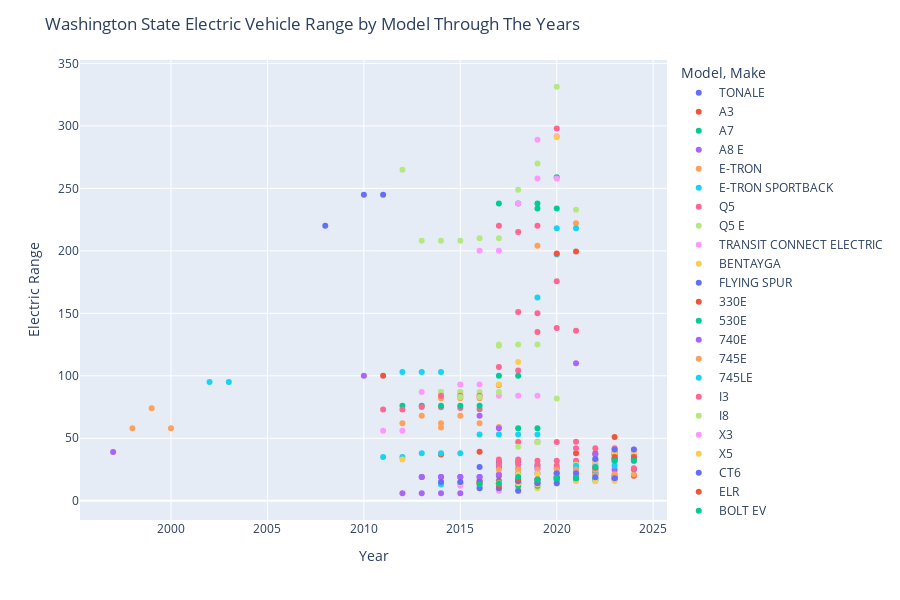

Write notebook code for a chart like this one.
### Code cell
Linechart = px.line(EV_range_mean, x='Model Year', y='Electric Range', color='Model',
              labels={'Electric Range': 'Electric Range', 'Model Year': 'Model Year'}, height=600,
              line_group ='Make', line_dash='Make', hover_name='Model')

fig.update_layout(title='Washington State Electric Vehicle Range by Model Through The Years',
                  legend_title='Model, Make',
                  xaxis_title='Year',
                  yaxis_title='Electric Range')

fig.show()

### Figure 1 — Plotly figure (JSON) as saved in the notebook; plotly's stock layout.template omitted (floating-point values rounded to 4 significant figures)
{"data": [{"hovertemplate": "Model=TONALE<br>Model Year=%{x}<br>Electric Range=%{y}<extra></extra>", "legendgroup": "TONALE", "marker": {"color": "#636efa", "symbol": "circle"}, "mode": "markers", "name": "TONALE", "orientation": "v", "showlegend": true, "type": "scatter", "x": [2024], "xaxis": "x", "y": [33], "yaxis": "y"}, {"hovertemplate": "Model=A3<br>Model Year=%{x}<br>Electric Range=%{y}<extra></extra>", "legendgroup": "A3", "marker": {"color": "#EF553B", "symbol": "circle"}, "mode": "markers", "name": "A3", "orientation": "v", "showlegend": true, "type": "scatter", "x": [2016, 2017, 2018], "xaxis": "x", "y": [16, 16, 16], "yaxis": "y"}, {"hovertemplate": "Model=A7<br>Model Year=%{x}<br>Electric Range=%{y}<extra></extra>", "legendgroup": "A7", "marker": {"color": "#00cc96", "symbol": "circle"}, "mode": "markers", "name": "A7", "orientation": "v", "showlegend": true, "type": "scatter", "x": [2021], "xaxis": "x", "y": [24], "yaxis": "y"}, {"hovertemplate": "Model=A8 E<br>Model Year=%{x}<br>Electric Range=%{y}<extra></extra>", "legendgroup": "A8 E", "marker": {"color": "#ab63fa", "symbol": "circle"}, "mode": "markers", "name": "A8 E", "orientation": "v", "showlegend": true, "type": "scatter", "x": [2020], "xaxis": "x", "y": [17], "yaxis": "y"}, {"hovertemplate": "Model=E-TRON<br>Model Year=%{x}<br>Electric Range=%{y}<extra></extra>", "legendgroup": "E-TRON", "marker": {"color": "#FFA15A", "symbol": "circle"}, "mode": "markers", "name": "E-TRON", "orientation": "v", "showlegend": true, "type": "scatter", "x": [2019, 2021], "xaxis": "x", "y": [204, 222], "yaxis": "y"}, {"hovertemplate": "Model=E-TRON SPORTBACK<br>Model Year=%{x}<br>Electric Range=%{y}<extra></extra>", "legendgroup": "E-TRON SPORTBACK", "marker": {"color": "#19d3f3", "symbol": "circle"}, "mode": "markers", "name": "E-TRON SPORTBACK", "orientation": "v", "showlegend": true, "type": "scatter", "x": [2020, 2021], "xaxis": "x", "y": [218, 218], "yaxis": "y"}, {"hovertemplate": "Model=Q5<br>Model Year=%{x}<br>Electric Range=%{y}<extra></extra>", "legendgroup": "Q5", "marker": {"color": "#FF6692", "symbol": "circle"}, "mode": "markers", "name": "Q5", "orientation": "v", "showlegend": true, "type": "scatter", "x": [2022], "xaxis": "x", "y": [22.61], "yaxis": "y"}, {"hovertemplate": "Model=Q5 E<br>Model Year=%{x}<br>Electric Range=%{y}<extra></extra>", "legendgroup": "Q5 E", "marker": {"color": "#B6E880", "symbol": "circle"}, "mode": "markers", "name": "Q5 E", "orientation": "v", "showlegend": true, "type": "scatter", "x": [2020, 2021, 2023], "xaxis": "x", "y": [20, 18.03, 23], "yaxis": "y"}, {"hovertemplate": "Model=TRANSIT CONNECT ELECTRIC<br>Model Year=%{x}<br>Electric Range=%{y}<extra></extra>", "legendgroup": "TRANSIT CONNECT ELECTRIC", "marker": {"color": "#FF97FF", "symbol": "circle"}, "mode": "markers", "name": "TRANSIT CONNECT ELECTRIC", "orientation": "v", "showlegend": true, "type": "scatter", "x": [2011, 2012], "xaxis": "x", "y": [56, 56], "yaxis": "y"}, {"hovertemplate": "Model=BENTAYGA<br>Model Year=%{x}<br>Electric Range=%{y}<extra></extra>", "legendgroup": "BENTAYGA", "marker": {"color": "#FECB52", "symbol": "circle"}, "mode": "markers", "name": "BENTAYGA", "orientation": "v", "showlegend": true, "type": "scatter", "x": [2021], "xaxis": "x", "y": [17], "yaxis": "y"}, {"hovertemplate": "Model=FLYING SPUR<br>Model Year=%{x}<br>Electric Range=%{y}<extra></extra>", "legendgroup": "FLYING SPUR", "marker": {"color": "#636efa", "symbol": "circle"}, "mode": "markers", "name": "FLYING SPUR", "orientation": "v", "showlegend": true, "type": "scatter", "x": [2022], "xaxis": "x", "y": [21], "yaxis": "y"}, {"hovertemplate": "Model=330E<br>Model Year=%{x}<br>Electric Range=%{y}<extra></extra>", "legendgroup": "330E", "marker": {"color": "#EF553B", "symbol": "circle"}, "mode": "markers", "name": "330E", "orientation": "v", "showlegend": true, "type": "scatter", "x": [2016, 2017, 2018, 2021, 2022, 2023, 2024], "xaxis": "x", "y": [14, 14, 14, 20.38, 22, 20.23, 20], "yaxis": "y"}, {"hovertemplate": "Model=530E<br>Model Year=%{x}<br>Electric Range=%{y}<extra></extra>", "legendgroup": "530E", "marker": {"color": "#00cc96", "symbol": "circle"}, "mode": "markers", "name": "530E", "orientation": "v", "showlegend": true, "type": "scatter", "x": [2018, 2019, 2020, 2021, 2022, 2023], "xaxis": "x", "y": [14.7, 15.42, 18.67, 18.71, 18.2, 18.05], "yaxis": "y"}, {"hovertemplate": "Model=740E<br>Model Year=%{x}<br>Electric Range=%{y}<extra></extra>", "legendgroup": "740E", "marker": {"color": "#ab63fa", "symbol": "circle"}, "mode": "markers", "name": "740E", "orientation": "v", "showlegend": true, "type": "scatter", "x": [2017, 2018, 2019], "xaxis": "x", "y": [14, 14, 14], "yaxis": "y"}, {"hovertemplate": "Model=745E<br>Model Year=%{x}<br>Electric Range=%{y}<extra></extra>", "legendgroup": "745E", "marker": {"color": "#FFA15A", "symbol": "circle"}, "mode": "markers", "name": "745E", "orientation": "v", "showlegend": true, "type": "scatter", "x": [2020, 2021], "xaxis": "x", "y": [16, 16], "yaxis": "y"}, {"hovertemplate": "Model=745LE<br>Model Year=%{x}<br>Electric Range=%{y}<extra></extra>", "legendgroup": "745LE", "marker": {"color": "#19d3f3", "symbol": "circle"}, "mode": "markers", "name": "745LE", "orientation": "v", "showlegend": true, "type": "scatter", "x": [2022], "xaxis": "x", "y": [16], "yaxis": "y"}, {"hovertemplate": "Model=I3<br>Model Year=%{x}<br>Electric Range=%{y}<extra></extra>", "legendgroup": "I3", "marker": {"color": "#FF6692", "symbol": "circle"}, "mode": "markers", "name": "I3", "orientation": "v", "showlegend": true, "type": "scatter", "x": [2014, 2015, 2016, 2017, 2018, 2019, 2020, 2021], "xaxis": "x", "y": [74.75, 74.23, 73.24, 92.63, 104.2, 135.1, 138.2, 136.1], "yaxis": "y"}, {"hovertemplate": "Model=I8<br>Model Year=%{x}<br>Electric Range=%{y}<extra></extra>", "legendgroup": "I8", "marker": {"color": "#B6E880", "symbol": "circle"}, "mode": "markers", "name": "I8", "orientation": "v", "showlegend": true, "type": "scatter", "x": [2014, 2015, 2016, 2017, 2019, 2020], "xaxis": "x", "y": [14, 14, 14, 14, 17.17, 17], "yaxis": "y"}, {"hovertemplate": "Model=X3<br>Model Year=%{x}<br>Electric Range=%{y}<extra></extra>", "legendgroup": "X3", "marker": {"color": "#FF97FF", "symbol": "circle"}, "mode": "markers", "name": "X3", "orientation": "v", "showlegend": true, "type": "scatter", "x": [2020, 2021], "xaxis": "x", "y": [17, 17], "yaxis": "y"}, {"hovertemplate": "Model=X5<br>Model Year=%{x}<br>Electric Range=%{y}<extra></extra>", "legendgroup": "X5", "marker": {"color": "#FECB52", "symbol": "circle"}, "mode": "markers", "name": "X5", "orientation": "v", "showlegend": true, "type": "scatter", "x": [2016, 2017, 2018, 2021, 2022, 2023, 2024], "xaxis": "x", "y": [14, 14, 13, 30, 30, 30, 39], "yaxis": "y"}, {"hovertemplate": "Model=CT6<br>Model Year=%{x}<br>Electric Range=%{y}<extra></extra>", "legendgroup": "CT6", "marker": {"color": "#636efa", "symbol": "circle"}, "mode": "markers", "name": "CT6", "orientation": "v", "showlegend": true, "type": "scatter", "x": [2017, 2018], "xaxis": "x", "y": [31, 31], "yaxis": "y"}, {"hovertemplate": "Model=ELR<br>Model Year=%{x}<br>Electric Range=%{y}<extra></extra>", "legendgroup": "ELR", "marker": {"color": "#EF553B", "symbol": "circle"}, "mode": "markers", "name": "ELR", "orientation": "v", "showlegend": true, "type": "scatter", "x": [2014, 2016], "xaxis": "x", "y": [37, 39.2], "yaxis": "y"}, {"hovertemplate": "Model=BOLT EV<br>Model Year=%{x}<br>Electric Range=%{y}<extra></extra>", "legendgroup": "BOLT EV", "marker": {"color": "#00cc96", "symbol": "circle"}, "mode": "markers", "name": "BOLT EV", "orientation": "v", "showlegend": true, "type": "scatter", "x": [2017, 2018, 2019, 2020], "xaxis": "x", "y": [238, 238, 238, 259], "yaxis": "y"}, {"hovertemplate": "Model=S-10 PICKUP<br>Model Year=%{x}<br>Electric Range=%{y}<extra></extra>", "legendgroup": "S-10 PICKUP", "marker": {"color": "#ab63fa", "symbol": "circle"}, "mode": "markers", "name": "S-10 PICKUP", "orientation": "v", "showlegend": true, "type": "scatter", "x": [1997], "xaxis": "x", "y": [39], "yaxis": "y"}, {"hovertemplate": "Model=SPARK<br>Model Year=%{x}<br>Electric Range=%{y}<extra></extra>", "legendgroup": "SPARK", "marker": {"color": "#FFA15A", "symbol": "circle"}, "mode": "markers", "name": "SPARK", "orientation": "v", "showlegend": true, "type": "scatter", "x": [2014, 2015, 2016], "xaxis": "x", "y": [82, 82, 82], "yaxis": "y"}, {"hovertemplate": "Model=VOLT<br>Model Year=%{x}<br>Electric Range=%{y}<extra></extra>", "legendgroup": "VOLT", "marker": {"color": "#19d3f3", "symbol": "circle"}, "mode": "markers", "name": "VOLT", "orientation": "v", "showlegend": true, "type": "scatter", "x": [2011, 2012, 2013, 2014, 2015, 2016, 2017, 2018, 2019], "xaxis": "x", "y": [35, 35, 38, 38, 38, 53, 53, 53, 53], "yaxis": "y"}, {"hovertemplate": "Model=PACIFICA<br>Model Year=%{x}<br>Electric Range=%{y}<extra></extra>", "legendgroup": "PACIFICA", "marker": {"color": "#FF6692", "symbol": "circle"}, "mode": "markers", "name": "PACIFICA", "orientation": "v", "showlegend": true, "type": "scatter", "x": [2017, 2018, 2019, 2020, 2021, 2022, 2023, 2024], "xaxis": "x", "y": [33, 33, 32, 32, 32, 32, 32, 32], "yaxis": "y"}, {"hovertemplate": "Model=HORNET<br>Model Year=%{x}<br>Electric Range=%{y}<extra></extra>", "legendgroup": "HORNET", "marker": {"color": "#B6E880", "symbol": "circle"}, "mode": "markers", "name": "HORNET", "orientation": "v", "showlegend": true, "type": "scatter", "x": [2024], "xaxis": "x", "y": [32], "yaxis": "y"}, {"hovertemplate": "Model=500<br>Model Year=%{x}<br>Electric Range=%{y}<extra></extra>", "legendgroup": "500", "marker": {"color": "#FF97FF", "symbol": "circle"}, "mode": "markers", "name": "500", "orientation": "v", "showlegend": true, "type": "scatter", "x": [2013, 2014, 2015, 2016, 2017, 2018, 2019], "xaxis": "x", "y": [87, 87, 87, 84, 84, 84, 84], "yaxis": "y"}, {"hovertemplate": "Model=KARMA<br>Model Year=%{x}<br>Electric Range=%{y}<extra></extra>", "legendgroup": "KARMA", "marker": {"color": "#FECB52", "symbol": "circle"}, "mode": "markers", "name": "KARMA", "orientation": "v", "showlegend": true, "type": "scatter", "x": [2012], "xaxis": "x", "y": [33], "yaxis": "y"}, {"hovertemplate": "Model=C-MAX<br>Model Year=%{x}<br>Electric Range=%{y}<extra></extra>", "legendgroup": "C-MAX", "marker": {"color": "#636efa", "symbol": "circle"}, "mode": "markers", "name": "C-MAX", "orientation": "v", "showlegend": true, "type": "scatter", "x": [2013, 2014, 2015, 2016, 2017], "xaxis": "x", "y": [19, 19, 19, 19, 20], "yaxis": "y"}, {"hovertemplate": "Model=ESCAPE<br>Model Year=%{x}<br>Electric Range=%{y}<extra></extra>", "legendgroup": "ESCAPE", "marker": {"color": "#EF553B", "symbol": "circle"}, "mode": "markers", "name": "ESCAPE", "orientation": "v", "showlegend": true, "type": "scatter", "x": [2021, 2022, 2023], "xaxis": "x", "y": [38, 38, 37], "yaxis": "y"}, {"hovertemplate": "Model=FOCUS<br>Model Year=%{x}<br>Electric Range=%{y}<extra></extra>", "legendgroup": "FOCUS", "marker": {"color": "#00cc96", "symbol": "circle"}, "mode": "markers", "name": "FOCUS", "orientation": "v", "showlegend": true, "type": "scatter", "x": [2012, 2013, 2014, 2015, 2016, 2017, 2018], "xaxis": "x", "y": [76, 76, 76, 76, 76, 100, 100], "yaxis": "y"}, {"hovertemplate": "Model=FUSION<br>Model Year=%{x}<br>Electric Range=%{y}<extra></extra>", "legendgroup": "FUSION", "marker": {"color": "#ab63fa", "symbol": "circle"}, "mode": "markers", "name": "FUSION", "orientation": "v", "showlegend": true, "type": "scatter", "x": [2013, 2014, 2015, 2016, 2017, 2018, 2019, 2020], "xaxis": "x", "y": [19, 19, 19, 19, 21, 21, 26, 26], "yaxis": "y"}, {"hovertemplate": "Model=RANGER<br>Model Year=%{x}<br>Electric Range=%{y}<extra></extra>", "legendgroup": "RANGER", "marker": {"color": "#FFA15A", "symbol": "circle"}, "mode": "markers", "name": "RANGER", "orientation": "v", "showlegend": true, "type": "scatter", "x": [1998, 1999, 2000], "xaxis": "x", "y": [58, 74, 58], "yaxis": "y"}, {"hovertemplate": "Model=ACCORD<br>Model Year=%{x}<br>Electric Range=%{y}<extra></extra>", "legendgroup": "ACCORD", "marker": {"color": "#19d3f3", "symbol": "circle"}, "mode": "markers", "name": "ACCORD", "orientation": "v", "showlegend": true, "type": "scatter", "x": [2014], "xaxis": "x", "y": [13], "yaxis": "y"}, {"hovertemplate": "Model=CLARITY<br>Model Year=%{x}<br>Electric Range=%{y}<extra></extra>", "legendgroup": "CLARITY", "marker": {"color": "#FF6692", "symbol": "circle"}, "mode": "markers", "name": "CLARITY", "orientation": "v", "showlegend": true, "type": "scatter", "x": [2018, 2019, 2020, 2021], "xaxis": "x", "y": [47, 47, 47, 47.28], "yaxis": "y"}, {"hovertemplate": "Model=IONIQ<br>Model Year=%{x}<br>Electric Range=%{y}<extra></extra>", "legendgroup": "IONIQ", "marker": {"color": "#B6E880", "symbol": "circle"}, "mode": "markers", "name": "IONIQ", "orientation": "v", "showlegend": true, "type": "scatter", "x": [2017, 2018, 2019, 2020, 2021, 2022], "xaxis": "x", "y": [124, 43.25, 46.81, 81.88, 29, 29], "yaxis": "y"}, {"hovertemplate": "Model=KONA<br>Model Year=%{x}<br>Electric Range=%{y}<extra></extra>", "legendgroup": "KONA", "marker": {"color": "#FF97FF", "symbol": "circle"}, "mode": "markers", "name": "KONA", "orientation": "v", "showlegend": true, "type": "scatter", "x": [2019, 2020], "xaxis": "x", "y": [258, 258], "yaxis": "y"}, {"hovertemplate": "Model=SANTA FE<br>Model Year=%{x}<br>Electric Range=%{y}<extra></extra>", "legendgroup": "SANTA FE", "marker": {"color": "#FECB52", "symbol": "circle"}, "mode": "markers", "name": "SANTA FE", "orientation": "v", "showlegend": true, "type": "scatter", "x": [2022, 2023], "xaxis": "x", "y": [31, 30], "yaxis": "y"}, {"hovertemplate": "Model=SONATA<br>Model Year=%{x}<br>Electric Range=%{y}<extra></extra>", "legendgroup": "SONATA", "marker": {"color": "#636efa", "symbol": "circle"}, "mode": "markers", "name": "SONATA", "orientation": "v", "showlegend": true, "type": "scatter", "x": [2016, 2017, 2019], "xaxis": "x", "y": [27, 27, 28], "yaxis": "y"}, {"hovertemplate": "Model=TUCSON<br>Model Year=%{x}<br>Electric Range=%{y}<extra></extra>", "legendgroup": "TUCSON", "marker": {"color": "#EF553B", "symbol": "circle"}, "mode": "markers", "name": "TUCSON", "orientation": "v", "showlegend": true, "type": "scatter", "x": [2022, 2023, 2024], "xaxis": "x", "y": [33, 33, 33], "yaxis": "y"}, {"hovertemplate": "Model=I-PACE<br>Model Year=%{x}<br>Electric Range=%{y}<extra></extra>", "legendgroup": "I-PACE", "marker": {"color": "#00cc96", "symbol": "circle"}, "mode": "markers", "name": "I-PACE", "orientation": "v", "showlegend": true, "type": "scatter", "x": [2019, 2020], "xaxis": "x", "y": [234, 234], "yaxis": "y"}, {"hovertemplate": "Model=GRAND CHEROKEE<br>Model Year=%{x}<br>Electric Range=%{y}<extra></extra>", "legendgroup": "GRAND CHEROKEE", "marker": {"color": "#ab63fa", "symbol": "circle"}, "mode": "markers", "name": "GRAND CHEROKEE", "orientation": "v", "showlegend": true, "type": "scatter", "x": [2022, 2023, 2024], "xaxis": "x", "y": [25, 25, 25], "yaxis": "y"}, {"hovertemplate": "Model=WRANGLER<br>Model Year=%{x}<br>Electric Range=%{y}<extra></extra>", "legendgroup": "WRANGLER", "marker": {"color": "#FFA15A", "symbol": "circle"}, "mode": "markers", "name": "WRANGLER", "orientation": "v", "showlegend": true, "type": "scatter", "x": [2021, 2022, 2023, 2024], "xaxis": "x", "y": [23.49, 21.37, 21, 21], "yaxis": "y"}, {"hovertemplate": "Model=NIRO<br>Model Year=%{x}<br>Electric Range=%{y}<extra></extra>", "legendgroup": "NIRO", "marker": {"color": "#19d3f3", "symbol": "circle"}, "mode": "markers", "name": "NIRO", "orientation": "v", "showlegend": true, "type": "scatter", "x": [2018, 2019, 2020, 2021, 2022, 2023, 2024], "xaxis": "x", "y": [26, 162.6, 197.1, 26, 26, 33, 33], "yaxis": "y"}, {"hovertemplate": "Model=OPTIMA<br>Model Year=%{x}<br>Electric Range=%{y}<extra></extra>", "legendgroup": "OPTIMA", "marker": {"color": "#FF6692", "symbol": "circle"}, "mode": "markers", "name": "OPTIMA", "orientation": "v", "showlegend": true, "type": "scatter", "x": [2017, 2018, 2019, 2020], "xaxis": "x", "y": [29, 29, 29, 28], "yaxis": "y"}, {"hovertemplate": "Model=SORENTO<br>Model Year=%{x}<br>Electric Range=%{y}<extra></extra>", "legendgroup": "SORENTO", "marker": {"color": "#B6E880", "symbol": "circle"}, "mode": "markers", "name": "SORENTO", "orientation": "v", "showlegend": true, "type": "scatter", "x": [2022, 2023], "xaxis": "x", "y": [32, 32], "yaxis": "y"}, {"hovertemplate": "Model=SOUL<br>Model Year=%{x}<br>Electric Range=%{y}<extra></extra>", "legendgroup": "SOUL", "marker": {"color": "#FF97FF", "symbol": "circle"}, "mode": "markers", "name": "SOUL", "orientation": "v", "showlegend": true, "type": "scatter", "x": [2015, 2016], "xaxis": "x", "y": [93, 93], "yaxis": "y"}, {"hovertemplate": "Model=SOUL EV<br>Model Year=%{x}<br>Electric Range=%{y}<extra></extra>", "legendgroup": "SOUL EV", "marker": {"color": "#FECB52", "symbol": "circle"}, "mode": "markers", "name": "SOUL EV", "orientation": "v", "showlegend": true, "type": "scatter", "x": [2017, 2018], "xaxis": "x", "y": [93, 111], "yaxis": "y"}, {"hovertemplate": "Model=SPORTAGE<br>Model Year=%{x}<br>Electric Range=%{y}<extra></extra>", "legendgroup": "SPORTAGE", "marker": {"color": "#636efa", "symbol": "circle"}, "mode": "markers", "name": "SPORTAGE", "orientation": "v", "showlegend": true, "type": "scatter", "x": [2023], "xaxis": "x", "y": [34], "yaxis": "y"}, {"hovertemplate": "Model=RANGE ROVER<br>Model Year=%{x}<br>Electric Range=%{y}<extra></extra>", "legendgroup": "RANGE ROVER", "marker": {"color": "#EF553B", "symbol": "circle"}, "mode": "markers", "name": "RANGE ROVER", "orientation": "v", "showlegend": true, "type": "scatter", "x": [2020, 2021, 2023], "xaxis": "x", "y": [19, 19, 51], "yaxis": "y"}, {"hovertemplate": "Model=RANGE ROVER SPORT<br>Model Year=%{x}<br>Electric Range=%{y}<extra></extra>", "legendgroup": "RANGE ROVER SPORT", "marker": {"color": "#00cc96", "symbol": "circle"}, "mode": "markers", "name": "RANGE ROVER SPORT", "orientation": "v", "showlegend": true, "type": "scatter", "x": [2020, 2021, 2023], "xaxis": "x", "y": [19, 19, 19], "yaxis": "y"}, {"hovertemplate": "Model=NX<br>Model Year=%{x}<br>Electric Range=%{y}<extra></extra>", "legendgroup": "NX", "marker": {"color": "#ab63fa", "symbol": "circle"}, "mode": "markers", "name": "NX", "orientation": "v", "showlegend": true, "type": "scatter", "x": [2022, 2023, 2024], "xaxis": "x", "y": [37, 37, 37], "yaxis": "y"}, {"hovertemplate": "Model=AVIATOR<br>Model Year=%{x}<br>Electric Range=%{y}<extra></extra>", "legendgroup": "AVIATOR", "marker": {"color": "#FFA15A", "symbol": "circle"}, "mode": "markers", "name": "AVIATOR", "orientation": "v", "showlegend": true, "type": "scatter", "x": [2020, 2021, 2022, 2023], "xaxis": "x", "y": [21, 21, 21, 21], "yaxis": "y"}, {"hovertemplate": "Model=CORSAIR<br>Model Year=%{x}<br>Electric Range=%{y}<extra></extra>", "legendgroup": "CORSAIR", "marker": {"color": "#19d3f3", "symbol": "circle"}, "mode": "markers", "name": "CORSAIR", "orientation": "v", "showlegend": true, "type": "scatter", "x": [2021, 2022, 2023], "xaxis": "x", "y": [28, 28, 28], "yaxis": "y"}, {"hovertemplate": "Model=CX-90<br>Model Year=%{x}<br>Electric Range=%{y}<extra></extra>", "legendgroup": "CX-90", "marker": {"color": "#FF6692", "symbol": "circle"}, "mode": "markers", "name": "CX-90", "orientation": "v", "showlegend": true, "type": "scatter", "x": [2024], "xaxis": "x", "y": [26], "yaxis": "y"}, {"hovertemplate": "Model=B-CLASS<br>Model Year=%{x}<br>Electric Range=%{y}<extra></extra>", "legendgroup": "B-CLASS", "marker": {"color": "#B6E880", "symbol": "circle"}, "mode": "markers", "name": "B-CLASS", "orientation": "v", "showlegend": true, "type": "scatter", "x": [2014, 2015, 2016, 2017], "xaxis": "x", "y": [87, 87, 87, 87], "yaxis": "y"}, {"hovertemplate": "Model=C-CLASS<br>Model Year=%{x}<br>Electric Range=%{y}<extra></extra>", "legendgroup": "C-CLASS", "marker": {"color": "#FF97FF", "symbol": "circle"}, "mode": "markers", "name": "C-CLASS", "orientation": "v", "showlegend": true, "type": "scatter", "x": [2016, 2017, 2018], "xaxis": "x", "y": [11, 8, 8], "yaxis": "y"}, {"hovertemplate": "Model=GLC-CLASS<br>Model Year=%{x}<br>Electric Range=%{y}<extra></extra>", "legendgroup": "GLC-CLASS", "marker": {"color": "#FECB52", "symbol": "circle"}, "mode": "markers", "name": "GLC-CLASS", "orientation": "v", "showlegend": true, "type": "scatter", "x": [2018, 2019, 2020], "xaxis": "x", "y": [9, 10, 22], "yaxis": "y"}, {"hovertemplate": "Model=GLE-CLASS<br>Model Year=%{x}<br>Electric Range=%{y}<extra></extra>", "legendgroup": "GLE-CLASS", "marker": {"color": "#636efa", "symbol": "circle"}, "mode": "markers", "name": "GLE-CLASS", "orientation": "v", "showlegend": true, "type": "scatter", "x": [2016, 2017, 2018], "xaxis": "x", "y": [10, 10, 8], "yaxis": "y"}, {"hovertemplate": "Model=S-CLASS<br>Model Year=%{x}<br>Electric Range=%{y}<extra></extra>", "legendgroup": "S-CLASS", "marker": {"color": "#EF553B", "symbol": "circle"}, "mode": "markers", "name": "S-CLASS", "orientation": "v", "showlegend": true, "type": "scatter", "x": [2015, 2016, 2017], "xaxis": "x", "y": [14, 14, 12], "yaxis": "y"}, {"hovertemplate": "Model=COUNTRYMAN<br>Model Year=%{x}<br>Electric Range=%{y}<extra></extra>", "legendgroup": "COUNTRYMAN", "marker": {"color": "#00cc96", "symbol": "circle"}, "mode": "markers", "name": "COUNTRYMAN", "orientation": "v", "showlegend": true, "type": "scatter", "x": [2018, 2019, 2020, 2021, 2022, 2023], "xaxis": "x", "y": [12, 12, 17, 17, 17, 17], "yaxis": "y"}, {"hovertemplate": "Model=HARDTOP<br>Model Year=%{x}<br>Electric Range=%{y}<extra></extra>", "legendgroup": "HARDTOP", "marker": {"color": "#ab63fa", "symbol": "circle"}, "mode": "markers", "name": "HARDTOP", "orientation": "v", "showlegend": true, "type": "scatter", "x": [2021], "xaxis": "x", "y": [110], "yaxis": "y"}, {"hovertemplate": "Model=I-MIEV<br>Model Year=%{x}<br>Electric Range=%{y}<extra></extra>", "legendgroup": "I-MIEV", "marker": {"color": "#FFA15A", "symbol": "circle"}, "mode": "markers", "name": "I-MIEV", "orientation": "v", "showlegend": true, "type": "scatter", "x": [2012, 2014, 2016, 2017], "xaxis": "x", "y": [62, 62, 62, 59], "yaxis": "y"}, {"hovertemplate": "Model=OUTLANDER<br>Model Year=%{x}<br>Electric Range=%{y}<extra></extra>", "legendgroup": "OUTLANDER", "marker": {"color": "#19d3f3", "symbol": "circle"}, "mode": "markers", "name": "OUTLANDER", "orientation": "v", "showlegend": true, "type": "scatter", "x": [2018, 2019, 2020, 2021, 2022, 2023], "xaxis": "x", "y": [22, 22, 22, 24, 24, 38], "yaxis": "y"}, {"hovertemplate": "Model=LEAF<br>Model Year=%{x}<br>Electric Range=%{y}<extra></extra>", "legendgroup": "LEAF", "marker": {"color": "#FF6692", "symbol": "circle"}, "mode": "markers", "name": "LEAF", "orientation": "v", "showlegend": true, "type": "scatter", "x": [2011, 2012, 2013, 2014, 2015, 2016, 2017, 2018, 2019, 2020], "xaxis": "x", "y": [73, 73, 75, 84, 84, 84, 107, 151, 150, 175.7], "yaxis": "y"}, {"hovertemplate": "Model=PS2<br>Model Year=%{x}<br>Electric Range=%{y}<extra></extra>", "legendgroup": "PS2", "marker": {"color": "#B6E880", "symbol": "circle"}, "mode": "markers", "name": "PS2", "orientation": "v", "showlegend": true, "type": "scatter", "x": [2021], "xaxis": "x", "y": [233], "yaxis": "y"}, {"hovertemplate": "Model=918<br>Model Year=%{x}<br>Electric Range=%{y}<extra></extra>", "legendgroup": "918", "marker": {"color": "#FF97FF", "symbol": "circle"}, "mode": "markers", "name": "918", "orientation": "v", "showlegend": true, "type": "scatter", "x": [2015], "xaxis": "x", "y": [12], "yaxis": "y"}, {"hovertemplate": "Model=CAYENNE<br>Model Year=%{x}<br>Electric Range=%{y}<extra></extra>", "legendgroup": "CAYENNE", "marker": {"color": "#FECB52", "symbol": "circle"}, "mode": "markers", "name": "CAYENNE", "orientation": "v", "showlegend": true, "type": "scatter", "x": [2015, 2016, 2017, 2018, 2019, 2020, 2021, 2022, 2023], "xaxis": "x", "y": [14, 14, 14, 14, 13, 13.78, 16, 15.53, 15.76], "yaxis": "y"}, {"hovertemplate": "Model=PANAMERA<br>Model Year=%{x}<br>Electric Range=%{y}<extra></extra>", "legendgroup": "PANAMERA", "marker": {"color": "#636efa", "symbol": "circle"}, "mode": "markers", "name": "PANAMERA", "orientation": "v", "showlegend": true, "type": "scatter", "x": [2014, 2015, 2016, 2018, 2019, 2020, 2021, 2022, 2023], "xaxis": "x", "y": [15, 15, 15, 15.57, 14, 14, 18, 18.71, 18], "yaxis": "y"}, {"hovertemplate": "Model=TAYCAN<br>Model Year=%{x}<br>Electric Range=%{y}<extra></extra>", "legendgroup": "TAYCAN", "marker": {"color": "#EF553B", "symbol": "circle"}, "mode": "markers", "name": "TAYCAN", "orientation": "v", "showlegend": true, "type": "scatter", "x": [2020, 2021], "xaxis": "x", "y": [198.0, 199.4], "yaxis": "y"}, {"hovertemplate": "Model=EQ FORTWO<br>Model Year=%{x}<br>Electric Range=%{y}<extra></extra>", "legendgroup": "EQ FORTWO", "marker": {"color": "#00cc96", "symbol": "circle"}, "mode": "markers", "name": "EQ FORTWO", "orientation": "v", "showlegend": true, "type": "scatter", "x": [2018, 2019], "xaxis": "x", "y": [58, 58], "yaxis": "y"}, {"hovertemplate": "Model=FORTWO<br>Model Year=%{x}<br>Electric Range=%{y}<extra></extra>", "legendgroup": "FORTWO", "marker": {"color": "#ab63fa", "symbol": "circle"}, "mode": "markers", "name": "FORTWO", "orientation": "v", "showlegend": true, "type": "scatter", "x": [2016, 2017], "xaxis": "x", "y": [68, 57.97], "yaxis": "y"}, {"hovertemplate": "Model=FORTWO ELECTRIC DRIVE<br>Model Year=%{x}<br>Electric Range=%{y}<extra></extra>", "legendgroup": "FORTWO ELECTRIC DRIVE", "marker": {"color": "#FFA15A", "symbol": "circle"}, "mode": "markers", "name": "FORTWO ELECTRIC DRIVE", "orientation": "v", "showlegend": true, "type": "scatter", "x": [2013, 2014, 2015], "xaxis": "x", "y": [68, 58.57, 68], "yaxis": "y"}, {"hovertemplate": "Model=CROSSTREK<br>Model Year=%{x}<br>Electric Range=%{y}<extra></extra>", "legendgroup": "CROSSTREK", "marker": {"color": "#19d3f3", "symbol": "circle"}, "mode": "markers", "name": "CROSSTREK", "orientation": "v", "showlegend": true, "type": "scatter", "x": [2019], "xaxis": "x", "y": [17], "yaxis": "y"}, {"hovertemplate": "Model=MODEL 3<br>Model Year=%{x}<br>Electric Range=%{y}<extra></extra>", "legendgroup": "MODEL 3", "marker": {"color": "#FF6692", "symbol": "circle"}, "mode": "markers", "name": "MODEL 3", "orientation": "v", "showlegend": true, "type": "scatter", "x": [2017, 2018, 2019, 2020], "xaxis": "x", "y": [220, 215, 220, 298.0], "yaxis": "y"}, {"hovertemplate": "Model=MODEL S<br>Model Year=%{x}<br>Electric Range=%{y}<extra></extra>", "legendgroup": "MODEL S", "marker": {"color": "#B6E880", "symbol": "circle"}, "mode": "markers", "name": "MODEL S", "orientation": "v", "showlegend": true, "type": "scatter", "x": [2012, 2013, 2014, 2015, 2016, 2017, 2018, 2019, 2020], "xaxis": "x", "y": [265, 208, 208, 208, 210, 210, 249, 270, 331.4], "yaxis": "y"}, {"hovertemplate": "Model=MODEL X<br>Model Year=%{x}<br>Electric Range=%{y}<extra></extra>", "legendgroup": "MODEL X", "marker": {"color": "#FF97FF", "symbol": "circle"}, "mode": "markers", "name": "MODEL X", "orientation": "v", "showlegend": true, "type": "scatter", "x": [2016, 2017, 2018, 2019, 2020], "xaxis": "x", "y": [200, 200, 238, 289, 291.6], "yaxis": "y"}, {"hovertemplate": "Model=MODEL Y<br>Model Year=%{x}<br>Electric Range=%{y}<extra></extra>", "legendgroup": "MODEL Y", "marker": {"color": "#FECB52", "symbol": "circle"}, "mode": "markers", "name": "MODEL Y", "orientation": "v", "showlegend": true, "type": "scatter", "x": [2020], "xaxis": "x", "y": [291], "yaxis": "y"}, {"hovertemplate": "Model=ROADSTER<br>Model Year=%{x}<br>Electric Range=%{y}<extra></extra>", "legendgroup": "ROADSTER", "marker": {"color": "#636efa", "symbol": "circle"}, "mode": "markers", "name": "ROADSTER", "orientation": "v", "showlegend": true, "type": "scatter", "x": [2008, 2010, 2011], "xaxis": "x", "y": [220, 245, 245], "yaxis": "y"}, {"hovertemplate": "Model=CITY<br>Model Year=%{x}<br>Electric Range=%{y}<extra></extra>", "legendgroup": "CITY", "marker": {"color": "#EF553B", "symbol": "circle"}, "mode": "markers", "name": "CITY", "orientation": "v", "showlegend": true, "type": "scatter", "x": [2011], "xaxis": "x", "y": [100], "yaxis": "y"}, {"hovertemplate": "Model=PRIUS<br>Model Year=%{x}<br>Electric Range=%{y}<extra></extra>", "legendgroup": "PRIUS", "marker": {"color": "#00cc96", "symbol": "circle"}, "mode": "markers", "name": "PRIUS", "orientation": "v", "showlegend": true, "type": "scatter", "x": [2023], "xaxis": "x", "y": [39], "yaxis": "y"}, {"hovertemplate": "Model=PRIUS PLUG-IN<br>Model Year=%{x}<br>Electric Range=%{y}<extra></extra>", "legendgroup": "PRIUS PLUG-IN", "marker": {"color": "#ab63fa", "symbol": "circle"}, "mode": "markers", "name": "PRIUS PLUG-IN", "orientation": "v", "showlegend": true, "type": "scatter", "x": [2012, 2013, 2014, 2015], "xaxis": "x", "y": [6, 6, 6, 6], "yaxis": "y"}, {"hovertemplate": "Model=PRIUS PRIME<br>Model Year=%{x}<br>Electric Range=%{y}<extra></extra>", "legendgroup": "PRIUS PRIME", "marker": {"color": "#FFA15A", "symbol": "circle"}, "mode": "markers", "name": "PRIUS PRIME", "orientation": "v", "showlegend": true, "type": "scatter", "x": [2017, 2018, 2019, 2020, 2021, 2022], "xaxis": "x", "y": [25, 25, 25, 25, 25, 25], "yaxis": "y"}, {"hovertemplate": "Model=RAV4<br>Model Year=%{x}<br>Electric Range=%{y}<extra></extra>", "legendgroup": "RAV4", "marker": {"color": "#19d3f3", "symbol": "circle"}, "mode": "markers", "name": "RAV4", "orientation": "v", "showlegend": true, "type": "scatter", "x": [2002, 2003, 2012, 2013, 2014], "xaxis": "x", "y": [95, 95, 103, 103, 103], "yaxis": "y"}, {"hovertemplate": "Model=RAV4 PRIME<br>Model Year=%{x}<br>Electric Range=%{y}<extra></extra>", "legendgroup": "RAV4 PRIME", "marker": {"color": "#FF6692", "symbol": "circle"}, "mode": "markers", "name": "RAV4 PRIME", "orientation": "v", "showlegend": true, "type": "scatter", "x": [2021, 2022, 2023], "xaxis": "x", "y": [42, 42, 42], "yaxis": "y"}, {"hovertemplate": "Model=E-GOLF<br>Model Year=%{x}<br>Electric Range=%{y}<extra></extra>", "legendgroup": "E-GOLF", "marker": {"color": "#B6E880", "symbol": "circle"}, "mode": "markers", "name": "E-GOLF", "orientation": "v", "showlegend": true, "type": "scatter", "x": [2015, 2016, 2017, 2018, 2019], "xaxis": "x", "y": [83, 83, 125, 125, 125], "yaxis": "y"}, {"hovertemplate": "Model=S60<br>Model Year=%{x}<br>Electric Range=%{y}<extra></extra>", "legendgroup": "S60", "marker": {"color": "#FF97FF", "symbol": "circle"}, "mode": "markers", "name": "S60", "orientation": "v", "showlegend": true, "type": "scatter", "x": [2019, 2020, 2021, 2022, 2023, 2024], "xaxis": "x", "y": [22, 22, 22, 28.49, 41, 41], "yaxis": "y"}, {"hovertemplate": "Model=S90<br>Model Year=%{x}<br>Electric Range=%{y}<extra></extra>", "legendgroup": "S90", "marker": {"color": "#FECB52", "symbol": "circle"}, "mode": "markers", "name": "S90", "orientation": "v", "showlegend": true, "type": "scatter", "x": [2018, 2019, 2020, 2023, 2024], "xaxis": "x", "y": [21, 21, 21, 38, 38], "yaxis": "y"}, {"hovertemplate": "Model=V60<br>Model Year=%{x}<br>Electric Range=%{y}<extra></extra>", "legendgroup": "V60", "marker": {"color": "#636efa", "symbol": "circle"}, "mode": "markers", "name": "V60", "orientation": "v", "showlegend": true, "type": "scatter", "x": [2020, 2021, 2022, 2023, 2024], "xaxis": "x", "y": [22, 22, 33.4, 41, 41], "yaxis": "y"}, {"hovertemplate": "Model=XC60<br>Model Year=%{x}<br>Electric Range=%{y}<extra></extra>", "legendgroup": "XC60", "marker": {"color": "#EF553B", "symbol": "circle"}, "mode": "markers", "name": "XC60", "orientation": "v", "showlegend": true, "type": "scatter", "x": [2018, 2019, 2020, 2021, 2022, 2023, 2024], "xaxis": "x", "y": [17, 17, 18.36, 18, 26.35, 35, 35], "yaxis": "y"}, {"hovertemplate": "Model=XC90<br>Model Year=%{x}<br>Electric Range=%{y}<extra></extra>", "legendgroup": "XC90", "marker": {"color": "#00cc96", "symbol": "circle"}, "mode": "markers", "name": "XC90", "orientation": "v", "showlegend": true, "type": "scatter", "x": [2016, 2017, 2018, 2019, 2020, 2021, 2022, 2023, 2024], "xaxis": "x", "y": [13, 14, 19, 17, 18, 18, 27, 32, 32], "yaxis": "y"}, {"hovertemplate": "Model=WHEEGO<br>Model Year=%{x}<br>Electric Range=%{y}<extra></extra>", "legendgroup": "WHEEGO", "marker": {"color": "#ab63fa", "symbol": "circle"}, "mode": "markers", "name": "WHEEGO", "orientation": "v", "showlegend": true, "type": "scatter", "x": [2010], "xaxis": "x", "y": [100], "yaxis": "y"}], "layout": {"height": 600, "legend": {"title": {"text": "Model, Make"}, "tracegroupgap": 0}, "margin": {"t": 60}, "title": {"text": "Washington State Electric Vehicle Range by Model Through The Years"}, "xaxis": {"anchor": "y", "domain": [0, 1], "title": {"text": "Year"}}, "yaxis": {"anchor": "x", "domain": [0, 1], "title": {"text": "Electric Range"}}}}
